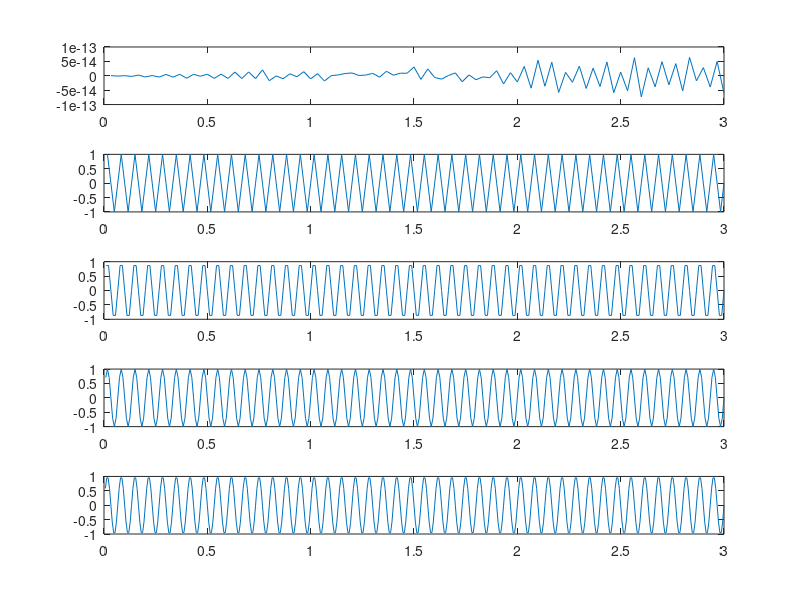

This figure's MATLAB source:
Fs = 30:30:150;
F = 15;

figure('Name','Actividad 2','NumberTitle','off')

for i = 1:5
    Ts = 1/Fs(i);
    t = Ts:Ts:3;

    S=sin(2*pi*F*t);

    subplot(5,1,i)
    plot(t,S)
end
